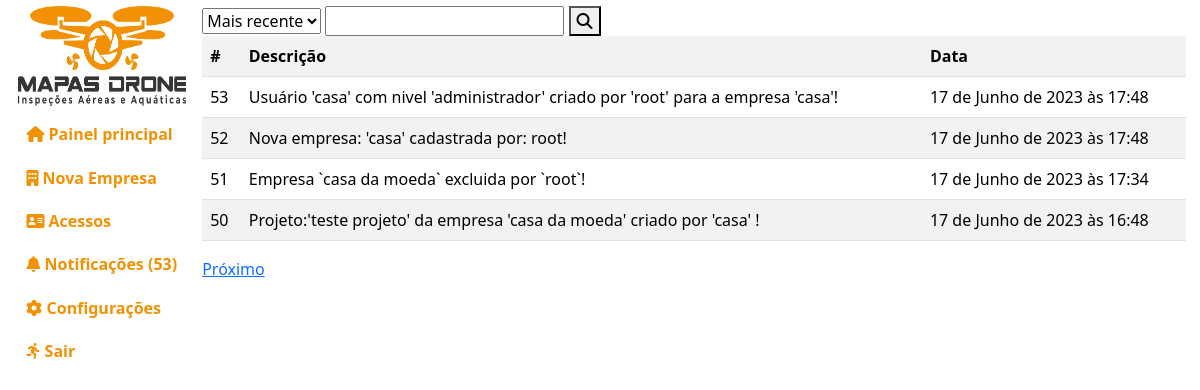
The page /administracao/notificacoes/ (signed in) on the database its author committed.
### empresa/models.py (models this page shows, shortened)
class Notificacoes(models.Model):
    descricao = models.TextField(default="")
    visto = models.BooleanField(default=0)
    data = models.DateTimeField(default=timezone.now)
    class Meta:
        db_table = "notificacoes"
        verbose_name = "Notificacao"
        verbose_name_plural = "Notificacoes"
        ordering = ["-id"]

### administracao/views.py (the view)
# urls.py: path("notificacoes/", views.notificacoes),
def notificacoes(request):
    if request.user.is_authenticated and request.user.is_superuser:
        notificacoes = pega_notificacoes()
        if request.method == "POST":
            if request.POST.get("pesquisa"):
                notificacoes = notificacoes.filter(
                    descricao__contains=request.POST.get("pesquisa"))
            if request.POST.get("ordem") == '2':
                notificacoes = notificacoes.order_by("id")
        pages = paginacao(request, data=notificacoes, qtd_pagina=4)
        update_notificacoes(notificacoes)
        context = {"notificacoes": notificacoes, "pages": pages}
        return render(request, "administracao/public/notificacoes.html", context)
    return redirect("/")

### administracao/views.py (called while the page is built)
def pega_notificacoes(ordem="last"):
    notificacoes = Notificacoes.objects.all()
    return notificacoes

def update_notificacoes(notificacoes):
    for n in notificacoes:
        up = Notificacoes.objects.filter(id=n.id)
        up.update(visto=1)

### index/funcoes.py (called while the page is built)
def paginacao(request, data, qtd_pagina):
    paginacao = Paginator(data, qtd_pagina)
    page_num = request.GET.get('page')
    page = paginacao.get_page(page_num)
    return page

### templates/administracao/public/notificacoes.html (shortened to what this page needs)
{% extends 'base.html' %}
{% load static %}
{% load django_bootstrap5 %}
{% block css %}
<link rel="stylesheet" href="{% static 'index/css/administracao.css' %}">
{% endblock %}
{% block ld %}
{% if notificacoes %}
<div class="filtro">
    <form action="" method="post">
        <select name="ordem" id="ordem">
            <option value="1">Mais recente</option>
        </select>
        <input type="search" name="pesquisa" id="pesquisa" />
        <button>
            <i class="fa-solid fa-magnifying-glass"></i>
        </button>
    </form>
</div>
<table class="table table-striped">
    <tr>
        <th>#</th>
        <th>Descri&ccedil;&atilde;o</th>
        <th>Data</th>
    </tr>
    {% for page in pages %}
        <tr>
            <td>{{page.id}}</td>
            <td>{{page.descricao}}</td>
            <td>{{page.data}}</td>
        </tr>
    {% endfor %}
</table>
{% if pages.has_next %}
<a href="?page={{pages.next_page_number}}">Pr&oacute;ximo</a>
{% endif %}
{% else %}
<div class="alert alert-danger">Sem notifica&ccedil;&otilde;es</div>
{% endif %}
{% endblock %}

### index/static/index/css/index.css (style rules this page uses)
body { overflow:hidden; }

### rows shown on the page
Notificacoes: id "53", descricao "Usuário 'casa' com nivel 'administrador' criado por 'root' para a empresa 'casa'!", data "17 de Junho de 2023 às 17:48"
Notificacoes: id "52", descricao "Nova empresa: 'casa' cadastrada por: root!", data "17 de Junho de 2023 às 17:48"
Notificacoes: id "51", descricao "Empresa `casa da moeda` excluida por `root`!", data "17 de Junho de 2023 às 17:34"
Notificacoes: id "50", descricao "Projeto:'teste projeto' da empresa 'casa da moeda' criado por 'casa' !", data "17 de Junho de 2023 às 16:48"

### other values the page prints
{{ notificacoes|length }} "53"
